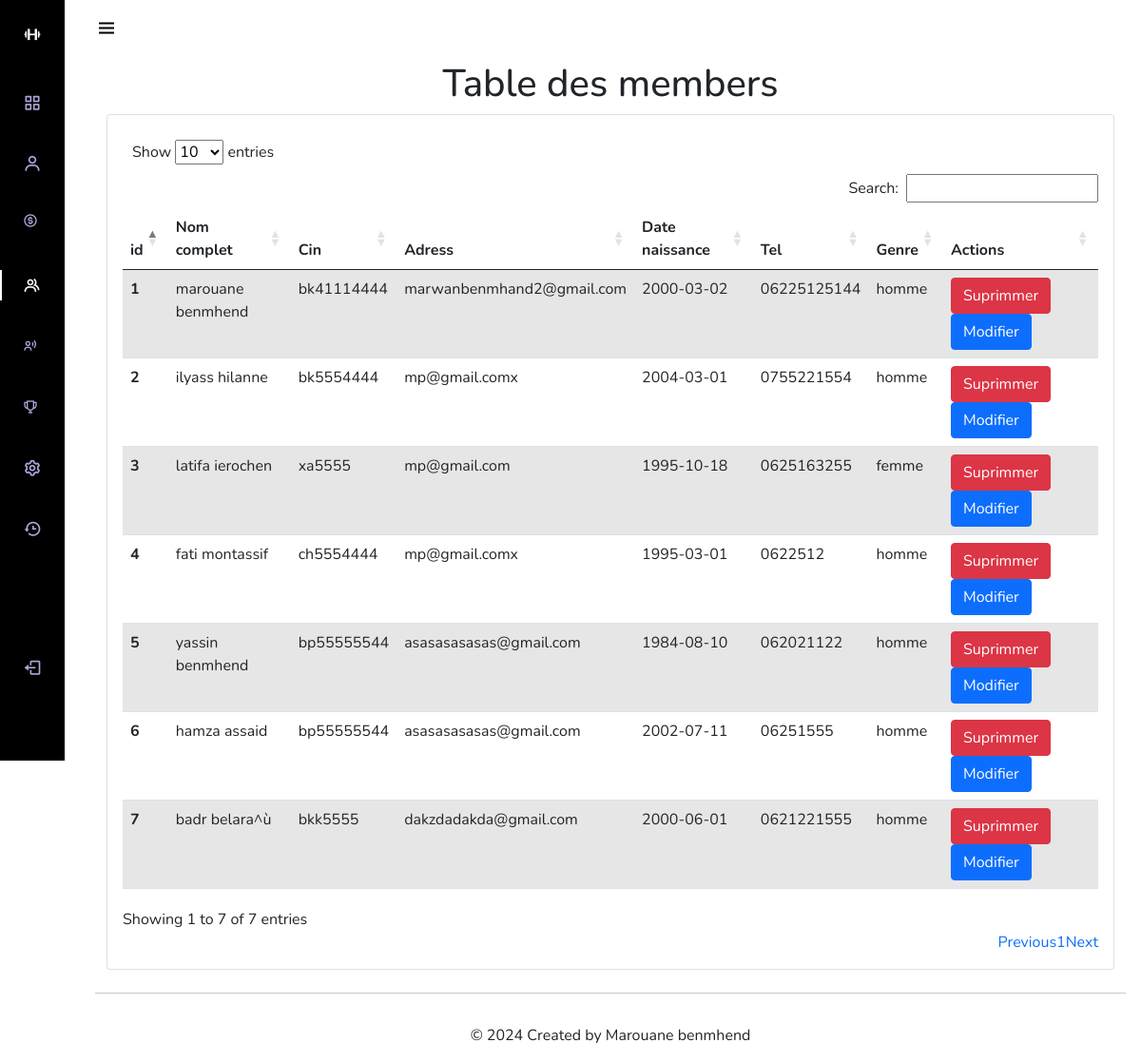
The page /admin/pages/table_member.php (signed in) on the database its author committed.
### tables this page shows
CREATE TABLE `member` (
  `Member_id` int NOT NULL,
  `Nom_complet` varchar(255) NOT NULL,
  `Cin` varchar(15) NOT NULL,
  `Adress` varchar(255) DEFAULT NULL,
  `Date_naissance` date DEFAULT NULL,
  `Tel` varchar(20) DEFAULT NULL,
  `Genre` enum('homme','femme') DEFAULT NULL
);

### admin/classes/member.class.php (called while the page is built, shortened)
<?php
class member{
    public static function allMember() {
        try {
        $cnx= connexion::connecter_db();
           $rp= $cnx->prepare("SELECT * FROM `member` ORDER BY `member`.`Member_id` DESC");
           $rp->execute();
           $resultat=$rp->fetchAll();
           return $resultat;
        } catch (\Throwable $th) {
            echo "Erreur de selection des membres ".$th->getMessage();
        }
        }
}
?>

### admin/pages/table_member.php (the view, shortened to what this page needs)
<?php
include_once "../includes/sidebar.php";
include_once "../classes/Member.class.php";
$membres = Member::allMember();
?>
<main>
    <div class="container mt-4">
    <div class="text-center mt-5">
        <h1>Table des members</h1>
    </div>
        <div class="card mb-4">
            <div class="card-body">
                <div class="row">
                </div>
                <table id="example" class="table table-striped">
                    <thead>
                        <tr>
                            <th scope="col">id</th>
                            <th scope="col">Nom complet</th>
                            <th scope="col">Cin</th>
                            <th scope="col">Adress</th>
                            <th scope="col">Date naissance</th>
                            <th scope="col">Tel</th>
                            <th scope="col">Genre</th>
                            <th scope="col">Actions</th>
                        </tr>
                    </thead>
                    <tbody>
                        <?php foreach ($membres as $v) { ?>
                        <tr>
                            <th scope="row"><?=$v['Member_id']?></th>
                            <td><?=$v['Nom_complet']?></td>
                            <td><?=$v['Cin']?></td>
                            <td><?=$v['Adress']?></td>
                            <td><?=$v['Date_naissance']?></td>
                            <td><?=$v['Tel']?></td>
                            <td><?=$v['Genre']?></td>
                            <td>
                            <a href="../actions/supprimer.php?id=<?=$v['Member_id']?>" class="btn btn-danger" >Suprimmer</a>
                              <a href="modifier_member.php?id=<?=$v['Member_id']?>" class="btn btn-primary" >Modifier</a>
                            </td>
                        </tr>
                        <?php }?>
                    </tbody>
                </table>
            </div>
        </div>
    </div>
</main>
<?php include_once"../includes/footer.php";?>

### admin/includes/sidebar.php (style rules this page uses)
:root { --header-height: 3rem;--nav-width: 68px;--first-color: #4723D9;--first-color-light: #AFA5D9;--white-color: #F7F6FB;--body-font: 'Nunito', sans-serif;--normal-font-size: 1rem;--z-fixed: 100 }
*,::before,::after { box-sizing: border-box }
body { position: relative;margin: var(--header-height) 0 0 0;padding: 0 1rem;font-family: var(--body-font);font-size: var(--normal-font-size);transition: .5s }
a { text-decoration: none }
@media screen and (min-width: 768px) { body { margin: calc(var(--header-height) + 1rem) 0 0 0;padding-left: calc(var(--nav-width) + 2rem) } }

### rows shown on the page
member: Member_id "7", Nom_complet "badr belara^ù", Cin "bkk5555", Adress "dakzdadakda@gmail.com", Date_naissance "2000-06-01", Tel "0621221555", Genre "homme"
member: Member_id "6", Nom_complet "hamza assaid", Cin "bp55555544", Adress "asasasasasas@gmail.com", Date_naissance "2002-07-11", Tel "06251555", Genre "homme"
member: Member_id "5", Nom_complet "yassin benmhend", Cin "bp55555544", Adress "asasasasasas@gmail.com", Date_naissance "1984-08-10", Tel "062021122", Genre "homme"
member: Member_id "4", Nom_complet "fati montassif", Cin "ch5554444", Adress "mp@gmail.comx", Date_naissance "1995-03-01", Tel "0622512", Genre "homme"
member: Member_id "3", Nom_complet "latifa ierochen", Cin "xa5555", Adress "mp@gmail.com", Date_naissance "1995-10-18", Tel "0625163255", Genre "femme"
member: Member_id "2", Nom_complet "ilyass hilanne", Cin "bk5554444", Adress "mp@gmail.comx", Date_naissance "2004-03-01", Tel "0755221554", Genre "homme"
member: Member_id "1", Nom_complet "marouane benmhend", Cin "bk41114444", Adress "marwanbenmhand2@gmail.com", Date_naissance "2000-03-02", Tel "06225125144", Genre "homme"
